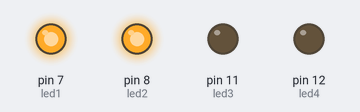
Simulated run of this sketch. Board: Arduino Uno, built with avr-gcc and run on an emulated ATmega328P. Shown: output pins drawn as LEDs (lit = HIGH).

Above: at 0.1 s.
Timing chart, 0 to 1.6 s (numbered marks = the images above):
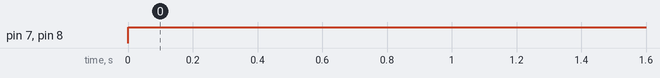

Measured:
- by itself, pin 7 (led1), pin 8 (led2): LOW → HIGH at 0.00 s

The sketch:

1234.ino
```cpp
int led1 = 7;
int led2 = 8;
int led3 = 11;
int led4 = 12;

void setup(){
  pinMode(led1, OUTPUT);
  pinMode(led2, OUTPUT);
  pinMode(led3, OUTPUT);
  pinMode(led4, OUTPUT);
}

void loop(){
  digitalWrite(led1, 1);
  digitalWrite(led2, 1);
  digitalWrite(led3, 0);
  digitalWrite(led4, 0);
}
```
